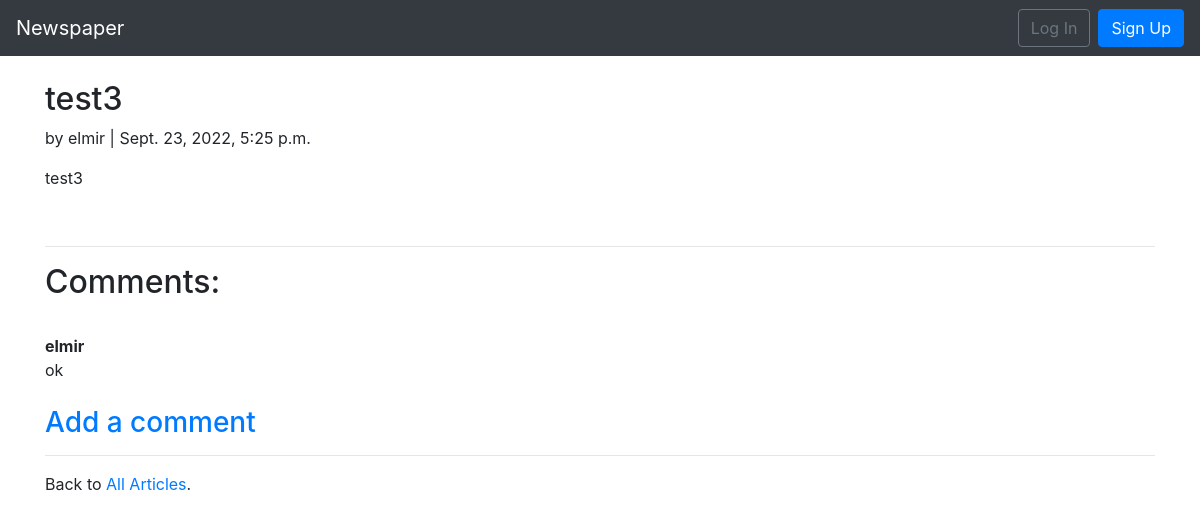
/news/article/11/, run on the app's committed database.
### articles/models.py (models this page shows, shortened)
class Articles(models.Model):
    title = models.CharField(max_length=255)
    body = models.TextField()
    date = models.DateTimeField(auto_now_add=True)
    author = models.ForeignKey(
        get_user_model(),
        on_delete=models.CASCADE,
        related_name='users'
    )
    class Meta:
        ordering = ['-date',]

class Comment(models.Model):
    article = models.ForeignKey(Articles, on_delete=models.CASCADE, related_name='comments')
    comment = models.CharField(max_length=140)
    author = models.ForeignKey(get_user_model(), on_delete=models.CASCADE)

### users/models.py (models this page shows)
class CustomUser(AbstractUser):
    age = models.PositiveIntegerField(null=True, blank=True)

### articles/views.py (the view)
# urls.py: path('article/<int:pk>/', ArticleDetailView.as_view(), name='article_detail'),
class ArticleDetailView(DetailView):
    model = Articles
    context_object_name = 'article'
    template_name = 'article_detail.html'
    login_url = 'login'

### templates/article_detail.html (shortened to what this page needs)
{% extends 'base.html' %}
{% block content %}
<div class="article-entry">
    <h2>{{ article.title }}</h2>
    <p>by {{ article.author }} | {{ article.date }}</p>
    <p>{{ article.body }}</p>
</div>
<br/>
<hr>
<h2>Comments:</h2>
<br/>
{% if article.comments.all %}
    {% for comment in article.comments.all %}
        <strong>
            {{ comment.author }}
        </strong>
        <br/>
        {{ comment.comment }}
        <br/>
        <br/>
    {% endfor %}
    <h3><a href="{% url 'add_comment' article.pk %}">Add a comment</a></h3>
{% endif %}
<hr>
<p>Back to <a href="{% url 'article_list' %}">All Articles</a>. </p>
{% endblock content %}

### data on the page
Articles: title "test3", author "elmir", date "Sept. 23, 2022, 5:25 p.m.", body "test3"
Comment: author "elmir", comment "ok"
